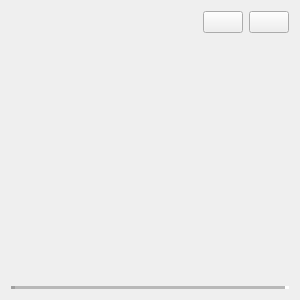
<?xml version="1.0" encoding="UTF-8"?>
<ui version="4.0">
 <class>ColorForm</class>
 <widget class="QWidget" name="ColorForm">
  <property name="geometry">
   <rect>
    <x>0</x>
    <y>0</y>
    <width>300</width>
    <height>300</height>
   </rect>
  </property>
  <property name="minimumSize">
   <size>
    <width>300</width>
    <height>300</height>
   </size>
  </property>
  <property name="maximumSize">
   <size>
    <width>300</width>
    <height>300</height>
   </size>
  </property>
  <property name="windowTitle">
   <string>Form</string>
  </property>
  <layout class="QVBoxLayout" name="verticalLayout">
   <item>
    <layout class="QHBoxLayout" name="horizontalLayout">
     <item>
      <widget class="QLabel" name="Number">
       <property name="text">
        <string/>
       </property>
      </widget>
     </item>
     <item>
      <spacer name="horizontalSpacer">
       <property name="orientation">
        <enum>Qt::Horizontal</enum>
       </property>
       <property name="sizeType">
        <enum>QSizePolicy::Expanding</enum>
       </property>
       <property name="sizeHint" stdset="0">
        <size>
         <width>40</width>
         <height>20</height>
        </size>
       </property>
      </spacer>
     </item>
     <item>
      <widget class="QPushButton" name="EnlargeBTN">
       <property name="text">
        <string/>
       </property>
       <property name="icon">
        <iconset resource="Images.qrc">
         <normaloff>:/Images/Enlarge.png</normaloff>:/Images/Enlarge.png</iconset>
       </property>
      </widget>
     </item>
     <item>
      <widget class="QPushButton" name="DeleteBTN">
       <property name="text">
        <string/>
       </property>
       <property name="icon">
        <iconset resource="Images.qrc">
         <normaloff>:/Images/Delete.png</normaloff>:/Images/Delete.png</iconset>
       </property>
      </widget>
     </item>
    </layout>
   </item>
   <item>
    <widget class="QLabel" name="Name">
     <property name="sizePolicy">
      <sizepolicy hsizetype="Preferred" vsizetype="Maximum">
       <horstretch>0</horstretch>
       <verstretch>0</verstretch>
      </sizepolicy>
     </property>
     <property name="text">
      <string/>
     </property>
     <property name="alignment">
      <set>Qt::AlignCenter</set>
     </property>
    </widget>
   </item>
   <item>
    <widget class="QLabel" name="Image_place">
     <property name="sizePolicy">
      <sizepolicy hsizetype="Preferred" vsizetype="MinimumExpanding">
       <horstretch>0</horstretch>
       <verstretch>0</verstretch>
      </sizepolicy>
     </property>
     <property name="text">
      <string/>
     </property>
    </widget>
   </item>
   <item>
    <widget class="Line" name="line">
     <property name="minimumSize">
      <size>
       <width>0</width>
       <height>0</height>
      </size>
     </property>
     <property name="lineWidth">
      <number>4</number>
     </property>
     <property name="midLineWidth">
      <number>4</number>
     </property>
     <property name="orientation">
      <enum>Qt::Horizontal</enum>
     </property>
    </widget>
   </item>
  </layout>
 </widget>
 <resources>
  <include location="Images.qrc"/>
 </resources>
 <connections/>
</ui>
